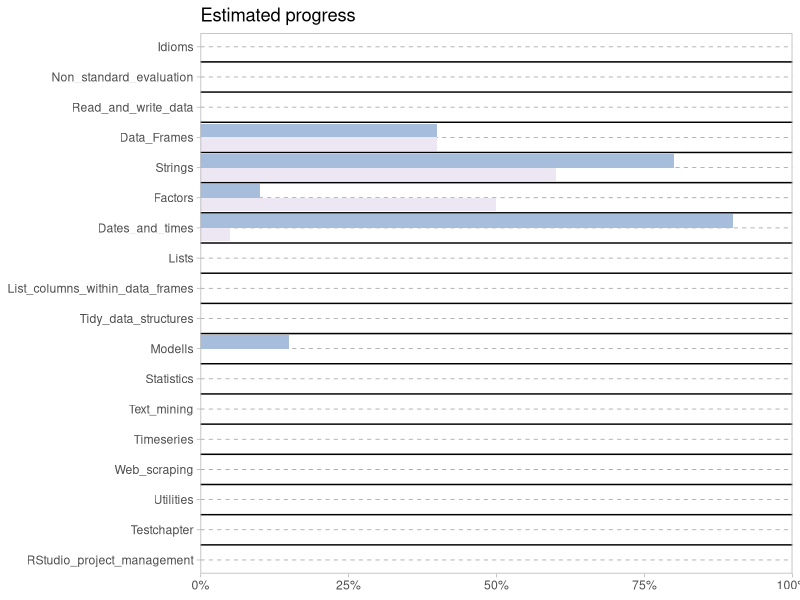

This chart was generated by the following R code:
## ---- chunk 1
knitr::opts_chunk$set(
  comment = "#>",
  collapse = TRUE,
  cache = TRUE
)

Sys.setenv(LANGUAGE = "en") 
## ---- chunk 2
chapters <- c(
  "01-Idioms",                         
  "02-Non_standard_evaluation",        
  "03-Read_and_write_data",            
  "04-Data_Frames",                    
  "05-Strings",
  "06-Factors",
  "07-Dates_and_times",
  "08-Lists",                          
  "09-List_columns_within_data_frames",
  "10-Tidy_data_structures",           
  "11-Modells",                        
  "12-Statistics",                     
  "13-Text_mining",                    
  "14-Timeseries",                     
  "15-Web_scraping",                   
  "16-Utilities",
  "17-Testchapter",
  "18-RStudio_project_management")
#   ____________________________________________________________________________
#   define data frame
df <- data.frame(chapters = chapters, base = 0, tdvs = 0,
                 stringsAsFactors = FALSE)
df <- tidyr::gather(df, key = type, value = percentage, base, tdvs)
#   ____________________________________________________________________________
#   write replacement function as a shortcut to supply percentage values
`df_set<-` <- function(x, chapter, type, value) {
  x[x[, "chapters"] == chapter & df[, "type"] == type, "percentage"] <- value
  x
}

df_set(df, "04-Data_Frames", "tdvs") <- 0.4
df_set(df, "04-Data_Frames", "base") <- 0.4
df_set(df, "05-Strings", "tdvs") <- 0.80
df_set(df, "05-Strings", "base") <- 0.60
df_set(df, "06-Factors", "tdvs") <- 0.10
df_set(df, "06-Factors", "base") <- 0.50
df_set(df, "07-Dates_and_times", "tdvs") <- 0.90
df_set(df, "07-Dates_and_times", "base") <- 0.05
df_set(df, "11-Modells", "tdvs") <- 0.15
df_set(df, "11-Modells", "base") <- 0.0
#   ____________________________________________________________________________
#   plot the progress
library(dplyr)
library(ggplot2)

df <- tidyr::separate(df, chapters, c("nr", "chapter"), sep = "-", convert = TRUE)

p1 <- ggplot(df) +
  geom_bar(aes(x = reorder(chapter, -nr), y = percentage, fill = type), 
           stat = "identity",
           position = position_dodge()) +
  coord_flip() + scale_fill_brewer(palette = 9) +
  theme_light() + 
  scale_y_continuous(expand = c(0,0), limits = c(0, 1.00), labels = scales::percent) +
  scale_x_discrete(expand = c(0,0)) +
  theme(panel.grid.major.x = element_blank(),
        panel.grid.minor.x = element_blank(),
        panel.grid.major.y = element_line(color='grey60', linetype='dashed'),
        legend.position = "none"
  ) + 
  geom_vline(xintercept = seq_along(chapters) - 0.5) + 
  xlab(NULL) +
  ylab(NULL) +
  ggtitle("Estimated progress") 


p1
## ---- chunk 3
# automatically create a bib database for R packages
knitr::write_bib(c(
  .packages(), 'bookdown', 'knitr', 'rmarkdown'
), 'packages.bib')
